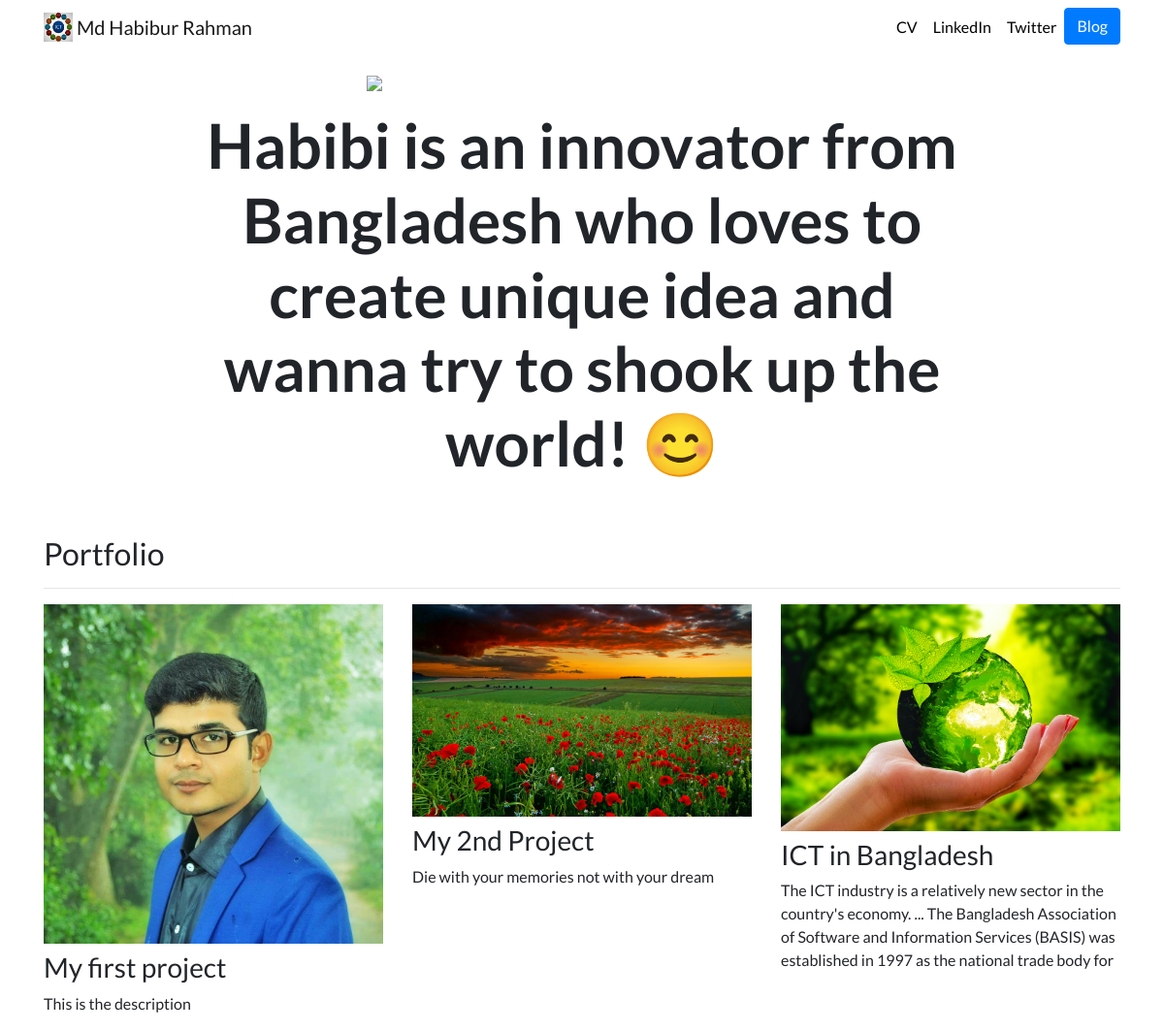
The page / on the database its author committed.
### portfolio/models.py (models this page shows, shortened)
class Project(models.Model):
    title = models.CharField(max_length=100)
    description=models.CharField(max_length=200)
    image = models.ImageField(upload_to='portfolio/images/')
    url = models.URLField(blank=True)

### portfolio/views.py (the view)
# urls.py: 2. Add a URL to urlpatterns:  path('', views.home, name='home')
def home(request):
    projects = Project.objects.all()
    return  render(request, 'portfolio/home.html',{'projects':projects})

### portfolio/templates/portfolio/home.html
{% extends "portfolio/base.html" %}
{% load static %}
{% block content %}
<div class="row justify-content-center my-3">
  <div class="col-5">
    <img src="{% static 'portfolio/Life.jpg' %}" class="img-fluid">
  </div>
</div>
<div class="row justify-content-center mb-3">
  <div class="col-md-9 text-center">
    <h1 id="hometext" class="font-weight-bold">Habibi is an innovator from Bangladesh who loves to create unique idea and wanna try to shook up the world! 😊</h1>
  </div>
</div>
<h2 class="mt-5">Portfolio</h2>
<hr>
<div class="row">
  {% for project in projects %}
  <div class="col-lg-4 col-md-6">
    {% if project.url %}
    <a href="{{ project.url }}">
      <img src="{{ project.image.url }}" class="img-fluid mb-2">
    </a>
    {% else %}
    <img src="{{ project.image.url }}" class="img-fluid mb-2">
    {% endif %}
    <h3>{{ project.title }}</h3>
    <p>{{ project.description }}</p>
  </div>
  {% endfor %}
</div>
{% endblock %}

### portfolio/templates/portfolio/base.html (shortened to what this page needs)
<!doctype html>
{% load static %}
<html lang="en">
<head>
  <link rel="stylesheet" href="https://stackpath.bootstrapcdn.com/bootstrap/4.4.1/css/bootstrap.min.css">
  <link rel="stylesheet" href="{% static 'portfolio/custom.css' %}">
</head>
<body>
  <nav id="topNav" class="navbar navbar-expand-md navbar-light">
    <div class="container">
      <a class="navbar-brand" href="{% url 'home' %}">
        <img src="{% static 'portfolio/Logo.jpg' %}" width="30" height="30" class="d-inline-block align-top" alt="Nick's Logo">
        <span>Md Habibur Rahman</span>
      </a>
      <div class="collapse navbar-collapse text-center" id="navbarNav">
        <ul class="navbar-nav ml-auto">
          <li class="nav-item">
            <a class="nav-link" href="{% static 'portfolio/CV.pdf' %}">CV</a>
          </li>
          <li class="nav-item">
            <a class="nav-link" href="https://www.linkedin.com/in/md-habibur-rahman-793440150/" target="_blank">LinkedIn</a>
          </li>
          <li class="nav-item">
            <a class="nav-link" href="https://twitter.com/habibictmbstu/" class ="btn btn-primary">Twitter</a>
          </li>
          <li>
            <a role="button" href="{% url 'blog:all_blogs' %}" class="btn btn-primary">Blog</a>
          </li>
        </ul>
      </div>
    </div>
  </nav>
  <div class="container">
    {% block content %} {% endblock %}
  </div>
</body>
</html>

### portfolio/static/portfolio/custom.css (style rules this page uses)
.navbar-nav .nav-link { color: rgba(0,0,0,1) !important; }
body { font-family: 'Lato', sans-serif; }
@media (min-width: 992px) { #hometext { font-size: 4rem; } }

### rows shown on the page
Project: image (picture), title "My first project", description "This is the description"
Project: image (picture), title "My 2nd Project", description "Die with your memories not with your dream"
Project: image (picture), title "ICT in Bangladesh", description "The ICT industry is a relatively new sector in the country's economy. ... The Bangladesh Association of Software and Information Services (BASIS) was established in 1997 as the national trade body for"
